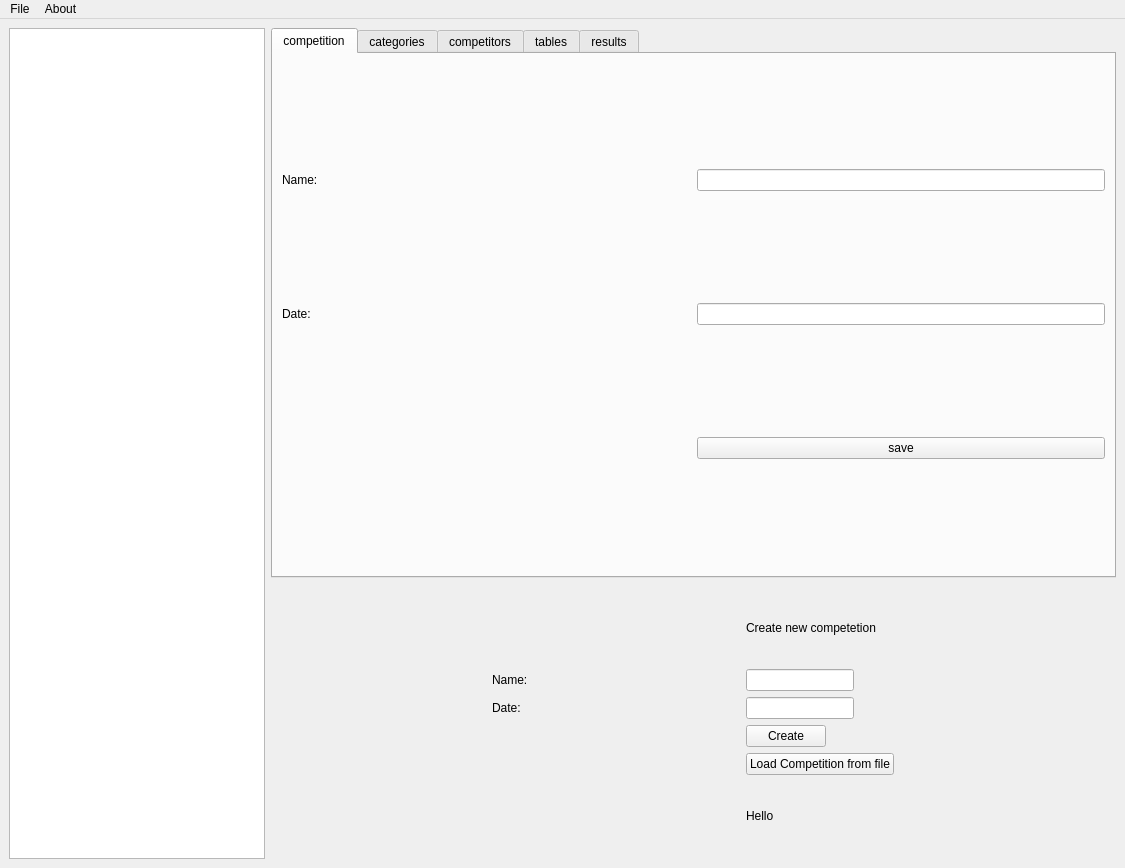
<?xml version="1.0" encoding="UTF-8"?>
<ui version="4.0">
 <class>MainWindow</class>
 <widget class="QMainWindow" name="MainWindow">
  <property name="geometry">
   <rect>
    <x>0</x>
    <y>0</y>
    <width>1125</width>
    <height>868</height>
   </rect>
  </property>
  <property name="windowTitle">
   <string>MainWindow</string>
  </property>
  <widget class="QWidget" name="centralwidget">
   <layout class="QGridLayout" name="gridLayout">
    <item row="0" column="0" rowspan="6">
     <widget class="QTreeView" name="treeView">
      <property name="sizePolicy">
       <sizepolicy hsizetype="Maximum" vsizetype="Expanding">
        <horstretch>0</horstretch>
        <verstretch>0</verstretch>
       </sizepolicy>
      </property>
     </widget>
    </item>
    <item row="0" column="1" rowspan="4">
     <widget class="QTabWidget" name="tabWidget">
      <property name="sizePolicy">
       <sizepolicy hsizetype="Expanding" vsizetype="Preferred">
        <horstretch>0</horstretch>
        <verstretch>0</verstretch>
       </sizepolicy>
      </property>
      <property name="currentIndex">
       <number>0</number>
      </property>
      <property name="usesScrollButtons">
       <bool>true</bool>
      </property>
      <widget class="QWidget" name="competition">
       <property name="enabled">
        <bool>true</bool>
       </property>
       <property name="sizePolicy">
        <sizepolicy hsizetype="Fixed" vsizetype="Minimum">
         <horstretch>0</horstretch>
         <verstretch>0</verstretch>
        </sizepolicy>
       </property>
       <property name="minimumSize">
        <size>
         <width>797</width>
         <height>0</height>
        </size>
       </property>
       <attribute name="title">
        <string>competition</string>
       </attribute>
       <layout class="QGridLayout" name="gridLayout_3">
        <item row="0" column="1">
         <widget class="QLineEdit" name="ChangeName">
          <property name="enabled">
           <bool>true</bool>
          </property>
          <property name="sizePolicy">
           <sizepolicy hsizetype="Minimum" vsizetype="Fixed">
            <horstretch>0</horstretch>
            <verstretch>0</verstretch>
           </sizepolicy>
          </property>
          <property name="text">
           <string/>
          </property>
         </widget>
        </item>
        <item row="2" column="1">
         <widget class="QPushButton" name="saveCompetetion">
          <property name="enabled">
           <bool>true</bool>
          </property>
          <property name="sizePolicy">
           <sizepolicy hsizetype="Minimum" vsizetype="Fixed">
            <horstretch>0</horstretch>
            <verstretch>0</verstretch>
           </sizepolicy>
          </property>
          <property name="mouseTracking">
           <bool>true</bool>
          </property>
          <property name="acceptDrops">
           <bool>true</bool>
          </property>
          <property name="text">
           <string>save</string>
          </property>
          <property name="checkable">
           <bool>false</bool>
          </property>
          <property name="autoDefault">
           <bool>false</bool>
          </property>
         </widget>
        </item>
        <item row="0" column="0">
         <widget class="QLabel" name="Name_7">
          <property name="sizePolicy">
           <sizepolicy hsizetype="Minimum" vsizetype="Preferred">
            <horstretch>0</horstretch>
            <verstretch>0</verstretch>
           </sizepolicy>
          </property>
          <property name="text">
           <string>Name:</string>
          </property>
         </widget>
        </item>
        <item row="1" column="0">
         <widget class="QLabel" name="Date_7">
          <property name="sizePolicy">
           <sizepolicy hsizetype="Minimum" vsizetype="Preferred">
            <horstretch>0</horstretch>
            <verstretch>0</verstretch>
           </sizepolicy>
          </property>
          <property name="text">
           <string>Date:</string>
          </property>
         </widget>
        </item>
        <item row="1" column="1">
         <widget class="QLineEdit" name="ChangeDate">
          <property name="enabled">
           <bool>true</bool>
          </property>
          <property name="sizePolicy">
           <sizepolicy hsizetype="Minimum" vsizetype="Fixed">
            <horstretch>0</horstretch>
            <verstretch>0</verstretch>
           </sizepolicy>
          </property>
          <property name="focusPolicy">
           <enum>Qt::ClickFocus</enum>
          </property>
          <property name="accessibleDescription">
           <string/>
          </property>
          <property name="autoFillBackground">
           <bool>false</bool>
          </property>
         </widget>
        </item>
       </layout>
       <zorder>Name_7</zorder>
       <zorder>Date_7</zorder>
       <zorder>ChangeDate</zorder>
       <zorder>saveCompetetion</zorder>
       <zorder>ChangeName</zorder>
      </widget>
      <widget class="QWidget" name="categories">
       <attribute name="title">
        <string>categories</string>
       </attribute>
       <layout class="QGridLayout" name="gridLayout_5">
        <item row="0" column="0">
         <widget class="QLabel" name="Name_9">
          <property name="text">
           <string>Age:</string>
          </property>
         </widget>
        </item>
        <item row="0" column="1">
         <widget class="QLineEdit" name="Age"/>
        </item>
        <item row="0" column="2">
         <widget class="QLabel" name="Name_5">
          <property name="text">
           <string>Weight:</string>
          </property>
         </widget>
        </item>
        <item row="0" column="3">
         <widget class="QLineEdit" name="Weight"/>
        </item>
        <item row="0" column="4">
         <widget class="QLabel" name="Date_5">
          <property name="text">
           <string>Hand:</string>
          </property>
         </widget>
        </item>
        <item row="0" column="5">
         <widget class="QLineEdit" name="Hand"/>
        </item>
        <item row="0" column="6">
         <widget class="QLabel" name="Date_6">
          <property name="text">
           <string>Gender:</string>
          </property>
         </widget>
        </item>
        <item row="0" column="7">
         <widget class="QLineEdit" name="Gender"/>
        </item>
        <item row="0" column="8">
         <widget class="QPushButton" name="UpdateCategory">
          <property name="text">
           <string>Update</string>
          </property>
         </widget>
        </item>
        <item row="1" column="0" colspan="9">
         <widget class="QListWidget" name="categories_2"/>
        </item>
       </layout>
      </widget>
      <widget class="QWidget" name="competitors">
       <attribute name="title">
        <string>competitors</string>
       </attribute>
       <layout class="QGridLayout" name="gridLayout_4">
        <item row="0" column="0">
         <widget class="QLabel" name="Name_11">
          <property name="text">
           <string>Name:</string>
          </property>
         </widget>
        </item>
        <item row="0" column="1">
         <widget class="QLineEdit" name="Name_2"/>
        </item>
        <item row="0" column="2">
         <widget class="QLabel" name="Name_13">
          <property name="text">
           <string>Categories:</string>
          </property>
         </widget>
        </item>
        <item row="0" column="3">
         <widget class="QLineEdit" name="Categories"/>
        </item>
        <item row="1" column="0">
         <widget class="QLabel" name="Name_12">
          <property name="text">
           <string>Country:</string>
          </property>
         </widget>
        </item>
        <item row="1" column="1">
         <widget class="QLineEdit" name="Country"/>
        </item>
        <item row="1" column="2">
         <widget class="QLabel" name="Name_14">
          <property name="text">
           <string>Email:</string>
          </property>
         </widget>
        </item>
        <item row="1" column="3">
         <widget class="QLineEdit" name="email"/>
        </item>
        <item row="1" column="4">
         <widget class="QPushButton" name="Update">
          <property name="text">
           <string>Update</string>
          </property>
         </widget>
        </item>
        <item row="2" column="0" colspan="5">
         <widget class="QListWidget" name="competitors_2"/>
        </item>
       </layout>
      </widget>
      <widget class="QWidget" name="tables">
       <attribute name="title">
        <string>tables</string>
       </attribute>
       <layout class="QGridLayout" name="gridLayout_6">
        <item row="0" column="0">
         <widget class="QLabel" name="Name_10">
          <property name="text">
           <string>Name:</string>
          </property>
         </widget>
        </item>
        <item row="0" column="1">
         <widget class="QLineEdit" name="Name_3"/>
        </item>
        <item row="0" column="2">
         <widget class="QPushButton" name="UpdateTable">
          <property name="text">
           <string>Update</string>
          </property>
         </widget>
        </item>
        <item row="1" column="0" colspan="3">
         <widget class="QListView" name="tables_2"/>
        </item>
       </layout>
      </widget>
      <widget class="QWidget" name="results">
       <attribute name="title">
        <string>results</string>
       </attribute>
       <layout class="QGridLayout" name="gridLayout_7">
        <item row="0" column="0">
         <widget class="QListView" name="results_2"/>
        </item>
       </layout>
      </widget>
     </widget>
    </item>
    <item row="4" column="1" rowspan="2">
     <widget class="QWidget" name="CreateNewCompetetion" native="true">
      <property name="sizePolicy">
       <sizepolicy hsizetype="Minimum" vsizetype="Minimum">
        <horstretch>0</horstretch>
        <verstretch>0</verstretch>
       </sizepolicy>
      </property>
      <layout class="QGridLayout" name="gridLayout_2">
       <item row="3" column="0">
        <widget class="QLabel" name="Name">
         <property name="sizePolicy">
          <sizepolicy hsizetype="Maximum" vsizetype="Preferred">
           <horstretch>0</horstretch>
           <verstretch>0</verstretch>
          </sizepolicy>
         </property>
         <property name="text">
          <string>Name:</string>
         </property>
        </widget>
       </item>
       <item row="5" column="0">
        <widget class="QLabel" name="Date">
         <property name="sizePolicy">
          <sizepolicy hsizetype="Maximum" vsizetype="Preferred">
           <horstretch>0</horstretch>
           <verstretch>0</verstretch>
          </sizepolicy>
         </property>
         <property name="text">
          <string>Date:</string>
         </property>
        </widget>
       </item>
       <item row="6" column="1">
        <widget class="QPushButton" name="Create">
         <property name="sizePolicy">
          <sizepolicy hsizetype="Maximum" vsizetype="Fixed">
           <horstretch>0</horstretch>
           <verstretch>0</verstretch>
          </sizepolicy>
         </property>
         <property name="text">
          <string>Create</string>
         </property>
        </widget>
       </item>
       <item row="2" column="1">
        <widget class="QLabel" name="createCompetetion">
         <property name="sizePolicy">
          <sizepolicy hsizetype="Maximum" vsizetype="Preferred">
           <horstretch>0</horstretch>
           <verstretch>0</verstretch>
          </sizepolicy>
         </property>
         <property name="text">
          <string>Create new competetion</string>
         </property>
        </widget>
       </item>
       <item row="10" column="1">
        <widget class="QLabel" name="Support_2">
         <property name="text">
          <string>Hello</string>
         </property>
        </widget>
       </item>
       <item row="5" column="1">
        <widget class="QLineEdit" name="CompetitionDate">
         <property name="sizePolicy">
          <sizepolicy hsizetype="Maximum" vsizetype="Fixed">
           <horstretch>0</horstretch>
           <verstretch>0</verstretch>
          </sizepolicy>
         </property>
        </widget>
       </item>
       <item row="7" column="1">
        <widget class="QPushButton" name="LoadCompetetion">
         <property name="sizePolicy">
          <sizepolicy hsizetype="Maximum" vsizetype="Fixed">
           <horstretch>0</horstretch>
           <verstretch>0</verstretch>
          </sizepolicy>
         </property>
         <property name="text">
          <string>Load Competition from file</string>
         </property>
        </widget>
       </item>
       <item row="3" column="1">
        <widget class="QLineEdit" name="CompetetionName">
         <property name="sizePolicy">
          <sizepolicy hsizetype="Maximum" vsizetype="Fixed">
           <horstretch>0</horstretch>
           <verstretch>0</verstretch>
          </sizepolicy>
         </property>
        </widget>
       </item>
      </layout>
     </widget>
    </item>
   </layout>
   <zorder>CreateNewCompetetion</zorder>
   <zorder>treeView</zorder>
   <zorder>tabWidget</zorder>
  </widget>
  <widget class="QMenuBar" name="menubar">
   <property name="geometry">
    <rect>
     <x>0</x>
     <y>0</y>
     <width>1125</width>
     <height>26</height>
    </rect>
   </property>
   <widget class="QMenu" name="menuFile">
    <property name="title">
     <string>File</string>
    </property>
    <addaction name="actionNew_Competetion"/>
    <addaction name="separator"/>
    <addaction name="actionLoad_Competetion"/>
   </widget>
   <widget class="QMenu" name="menuAbout">
    <property name="title">
     <string>About</string>
    </property>
   </widget>
   <addaction name="menuFile"/>
   <addaction name="menuAbout"/>
  </widget>
  <action name="actionNew_Competetion">
   <property name="text">
    <string>New Competetion</string>
   </property>
  </action>
  <action name="actionLoad_Competetion">
   <property name="text">
    <string>Load Competetion</string>
   </property>
  </action>
 </widget>
 <resources/>
 <connections/>
</ui>
